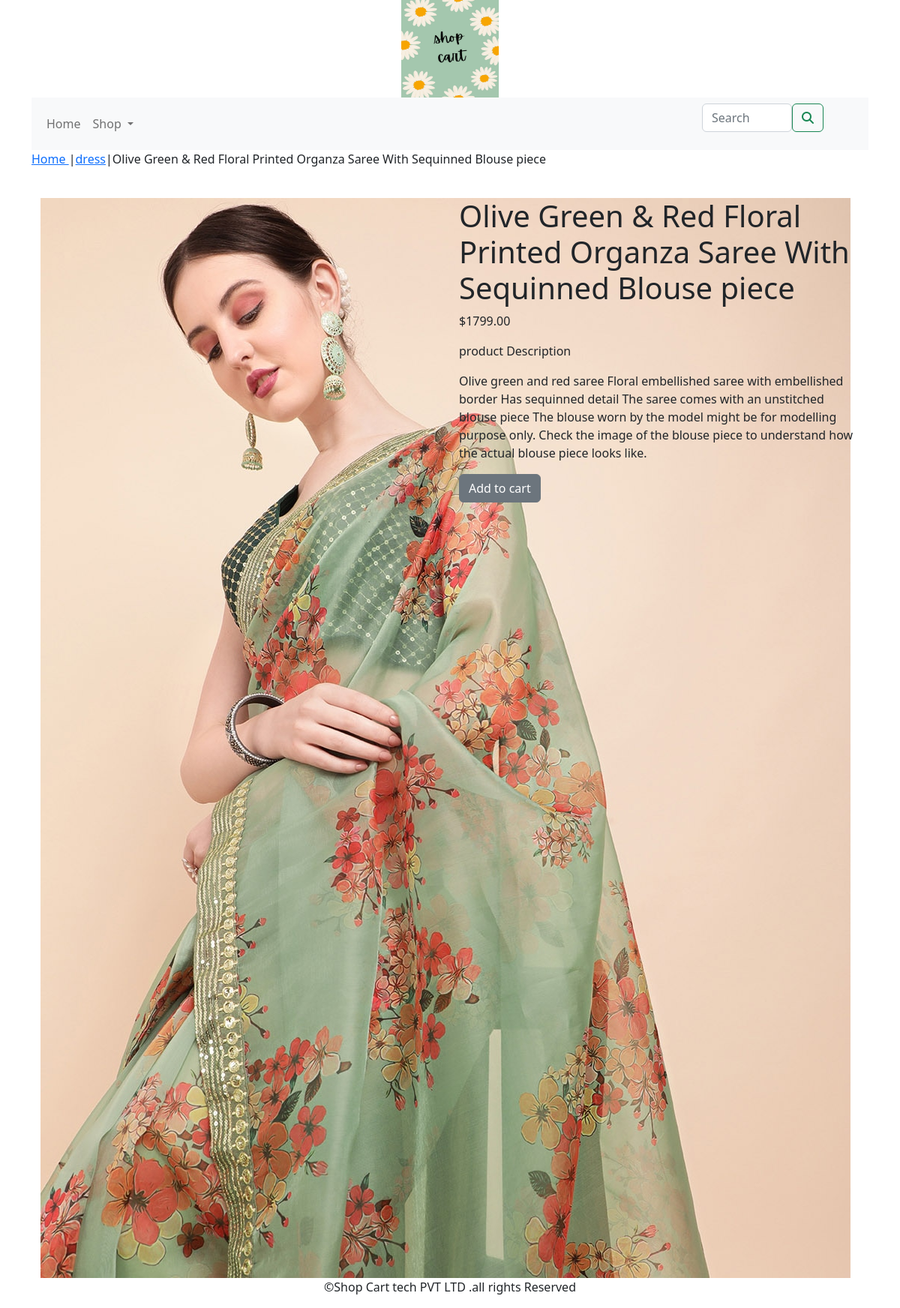
Screenshot of /shopapp/dress/olive-green-red-floral-printed-organza-saree-with-sequinned-blouse-piece/ with the database file from the repository.
### shopapp/models.py (models this page shows, shortened)
class Product(models.Model):
    name = models.CharField(max_length=250,unique=True)
    slug = models.SlugField(max_length=250, unique=True)
    description = models.TextField(blank=True)
    price =models.DecimalField(max_digits=10,decimal_places=2)
    category = models.ForeignKey(Category,on_delete=models.CASCADE)
    image = models.ImageField(upload_to='product/', blank=True)
    stock = models.IntegerField()
    available = models.BooleanField(default=True)
    created = models.DateField(auto_now_add=True)
    updated = models.DateField(auto_now_add=True)
    class Meta:
        ordering = ('name',)
        verbose_name = 'product'
        verbose_name_plural = 'products'

class Category(models.Model):
     name=models.CharField(max_length=250,unique=True)
     slug=models.SlugField(max_length=250,unique=True)
     description=models.TextField(blank=True)
     image=models.ImageField(upload_to='category/',blank=True)
     class Meta:
          ordering=('name',)
          verbose_name='category'
          verbose_name_plural='categories'
     def get_url(self):
         return reverse('shopapp:products_by_category',args=[self.slug])
     def __str__(self):
         return '{}'.format(self.name)

### shopapp/views.py (the view)
# urls.py: path('<slug:c_slug>/<slug:product_slug>/', views.proDetail, name='prodCatdetail'),
def proDetail(request,c_slug,product_slug):
    try:
        product=Product.objects.get(category__slug=c_slug,slug=product_slug)
    except Exception as e:
        raise e
    return render(request,'product.html',{'product':product})

### cart/context_processors.py (called while the page is built)
def counter(request):
    item_count=0
    if 'admin' in request.path:
        return {}
    else:
        try:
            cart=Cart.objects.filter(cart_id=_cart_id(request))
            car_items=CartItem.objects.all().filter(cart=cart[:1])
            for cart_item in car_items:
                item_count += cart_item.quantity
        except Cart.DoesNotExist:
            item_count =0
    return dict(item_count=item_count)

### cart/views.py (called while the page is built)
def _cart_id(request):
    cart=request.session.session_key
    if not cart:
        cart=request.session.create()
    return cart

### shopapp/context_processors.py (called while the page is built)
def menu_links(request):
    links=Category.objects.all()
    return dict(links=links)

### template/product.html (shortened to what this page needs)
{% extends 'base.html' %}
{% load static %}
{% block content %}
<div class="row my_prod_row_class">
    <div class="mx_auto">
        <p> <a href="{% url 'shopapp:allProdCat' %}"> Home </a>|<a href ="{{product.category.get_url}}">{{product.category}}</a>|{{product.name}}</p>
    </div>
</div>
<div class="container">
<br>
<div class="row">
    <div class="col-12 col-sm-12 col-md-12 col-lg-6 text-center">
        <div style="min-width:18rem">
            <img src="{{product.image.url}}" alt="{{product.name}}">
        </div>
    </div>
    <div class="col-12 col-sm-12 col-md-12 col-lg-6">
        <div>
        <h1 class="my_prod_title">{{product.name}}</h1>
        <p>${{product.price}}</p>
        <p class="my_title"> product Description </p>
        <p class="text-justify my_prod_text">{{product.description}}</p>
        {% if product.stock <= 0 %}
        <p class="text-justify my-prod-text"><b>Out of stock </b></p>
        {% else %}
        <a class="btn btn-secondary" href ="{% url 'cart:add_cart' product.id%}">Add to cart</a>
        {% endif %}
    </div>
    </div>
</div>
</div>
{% endblock %}

### rows the page displays
Product: category "dress", name "Olive Green & Red Floral Printed Organza Saree With Sequinned Blouse piece", image (picture), price "1799.00", description "Olive green and red saree Floral embellished saree with embellished border Has sequinned detail The saree comes with an unstitched blouse piece The blouse worn by the model might be for modelling purpose only. Check the image of the blouse piece to understand how the actual blouse piece looks like."
